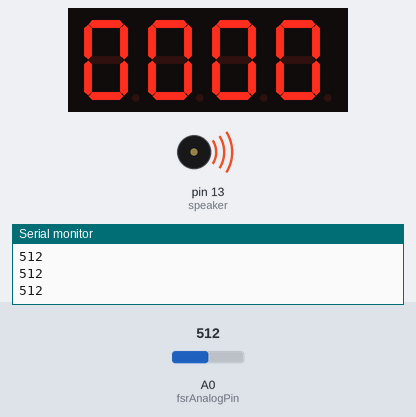
Recording of a sketch running on a simulated Arduino Uno, built with avr-gcc and run on an emulated ATmega328P. Shown: 4-digit seven-segment display, buzzer (waves = sounding), the last lines printed to the serial monitor. Wiring (inferred from the names in the program): 4-digit 7-segment display, segments lit when LOW: segments pin 2, pin 3, pin 4, pin 5, pin 6, pin 7, pin 8; digit selects pin 9, pin 10, pin 11, pin 12. Inputs (shaded band) come from the test bench; at power-on: A0 (fsrAnalogPin) = 512. The segment pins are drawn as the display they are named for.

Above: at 0.1 s.
At 1.2 s:
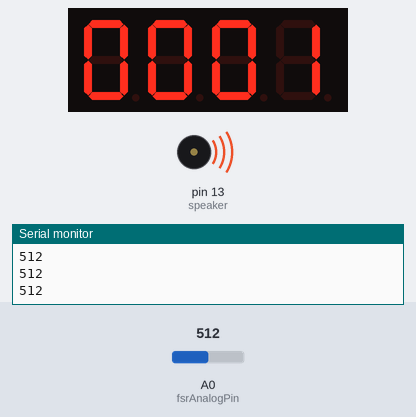
1.3 s: A0 (fsrAnalogPin) set to 310
3.5 s: A0 (fsrAnalogPin) set to 289
At 4.8 s:
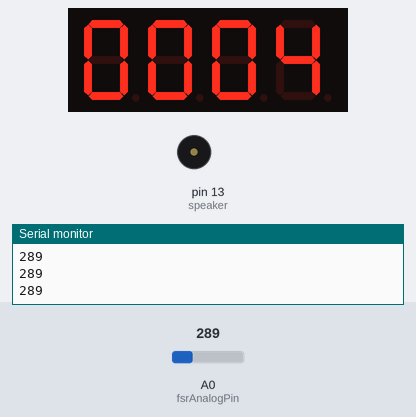
Timing chart, 0 to 6.5 s (numbered marks = the images above; inputs shaded):
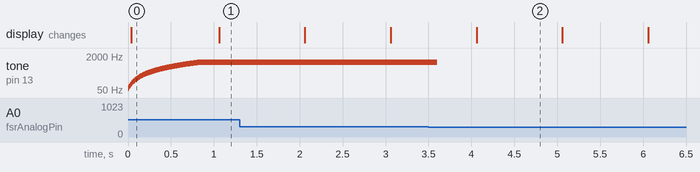

Measured:
- the behaviour switches between 301 and 300 on A0 (fsrAnalogPin) (found by bisection; images 1 and 2)
- after the input at 3.5 s, tone on pin 13 (speaker): 1000 Hz → silent after 0.10 s
- by itself, tone on pin 13 (speaker): plays 60 Hz for 0.01 s, 70 Hz for 0.01 s, 80 Hz for 0.01 s, 90 Hz for 0.01 s, 100 Hz for 0.01 s, 110 Hz for 0.01 s … (95 notes in this stretch)
- what the display in image 2 shows lasts 1.0 s, from 4.1 s to 5.1 s

The sketch:

arduinoCode_v2.ino
```cpp
#include <Time.h>
#include <TimeLib.h>

int fsrAnalogPin = 0; // FSR is connected to analog 0
int speaker = 13;      // connect Red LED to pin 11 (PWM pin)
int fsrReading;      // the analog reading from the FSR resistor divider
int pitch=50;
int currentTime;
bool pressed;

// Pin 2-8 is connected to the 7 segments of the display.
const int DELAY_TIME=2;
int pinA = 2;
int pinB = 3;
int pinC = 4;
int pinD = 5;
int pinE = 6;
int pinF = 7;
int pinG = 8;
int D1 = 9;
int D2 = 10;
int D3 = 11;
int D4 = 12;
int timeNow;
int timeElapsed = 0;

void setup(void) {
  Serial.begin(9600); // We'll send debugging information via the Serial monitor
  pinMode(speaker, OUTPUT);

  // initialize the digital pins as outputs.
  pinMode(pinA, OUTPUT);
  pinMode(pinB, OUTPUT);
  pinMode(pinC, OUTPUT);
  pinMode(pinD, OUTPUT);
  pinMode(pinE, OUTPUT);
  pinMode(pinF, OUTPUT);
  pinMode(pinG, OUTPUT);
  pinMode(D1, OUTPUT);
  pinMode(D2, OUTPUT);
  pinMode(D3, OUTPUT);
  pinMode(D4, OUTPUT);
  timeNow=now();
  currentTime=millis();
  pressed=false;
}

void printNumber(int digit, int digitPlace){
  if (digitPlace==1){
    digitalWrite(D1, LOW);
    digitalWrite(D2, LOW);
    digitalWrite(D3, LOW);
    digitalWrite(D4, HIGH);
  }else if (digitPlace==2){
    digitalWrite(D1, LOW);
    digitalWrite(D2, LOW);
    digitalWrite(D3, HIGH);
    digitalWrite(D4, LOW);
  }else if (digitPlace==3){
    digitalWrite(D1, LOW);
    digitalWrite(D2, HIGH);
    digitalWrite(D3, LOW);
    digitalWrite(D4, LOW);
  }else if (digitPlace==4){
    digitalWrite(D1, HIGH);
    digitalWrite(D2, LOW);
    digitalWrite(D3, LOW);
    digitalWrite(D4, LOW);
  }

  if (digit==0){
    digitalWrite(pinA, LOW);
    digitalWrite(pinB, LOW);
    digitalWrite(pinC, LOW);
    digitalWrite(pinD, LOW);
    digitalWrite(pinE, LOW);
    digitalWrite(pinF, LOW);
    digitalWrite(pinG, HIGH);
  }else if (digit==1){
    digitalWrite(pinA, HIGH);
    digitalWrite(pinB, LOW);
    digitalWrite(pinC, LOW);
    digitalWrite(pinD, HIGH);
    digitalWrite(pinE, HIGH);
    digitalWrite(pinF, HIGH);
    digitalWrite(pinG, HIGH);
  }else if (digit==2){
    digitalWrite(pinA, LOW);
    digitalWrite(pinB, LOW);
    digitalWrite(pinC, HIGH);
    digitalWrite(pinD, LOW);
    digitalWrite(pinE, LOW);
    digitalWrite(pinF, HIGH);
    digitalWrite(pinG, LOW);
  }else if (digit==3){
    digitalWrite(pinA, LOW);
    digitalWrite(pinB, LOW);
    digitalWrite(pinC, LOW);
    digitalWrite(pinD, LOW);
    digitalWrite(pinE, HIGH);
    digitalWrite(pinF, HIGH);
    digitalWrite(pinG, LOW);
  }else if (digit==4){
    digitalWrite(pinA, HIGH);
    digitalWrite(pinB, LOW);
    digitalWrite(pinC, LOW);
    digitalWrite(pinD, HIGH);
    digitalWrite(pinE, HIGH);
    digitalWrite(pinF, LOW);
    digitalWrite(pinG, LOW);
  }else if (digit==5){
    digitalWrite(pinA, LOW);
    digitalWrite(pinB, HIGH);
    digitalWrite(pinC, LOW);
    digitalWrite(pinD, LOW);
    digitalWrite(pinE, HIGH);
    digitalWrite(pinF, LOW);
    digitalWrite(pinG, LOW);
  }else if (digit==6){
    digitalWrite(pinA, LOW);
    digitalWrite(pinB, HIGH);
    digitalWrite(pinC, LOW);
    digitalWrite(pinD, LOW);
    digitalWrite(pinE, LOW);
    digitalWrite(pinF, LOW);
    digitalWrite(pinG, LOW);
  }else if (digit==7){
    digitalWrite(pinA, LOW);
    digitalWrite(pinB, LOW);
    digitalWrite(pinC, LOW);
    digitalWrite(pinD, HIGH);
    digitalWrite(pinE, HIGH);
    digitalWrite(pinF, LOW);
    digitalWrite(pinG, HIGH);
  }else if (digit==8){
    digitalWrite(pinA, LOW);
    digitalWrite(pinB, LOW);
    digitalWrite(pinC, LOW);
    digitalWrite(pinD, LOW);
    digitalWrite(pinE, LOW);
    digitalWrite(pinF, LOW);
    digitalWrite(pinG, LOW);
  }else if (digit==9){
    digitalWrite(pinA, LOW);
    digitalWrite(pinB, LOW);
    digitalWrite(pinC, LOW);
    digitalWrite(pinD, LOW);
    digitalWrite(pinE, HIGH);
    digitalWrite(pinF, LOW);
    digitalWrite(pinG, LOW);
  }
}

void loop(void) {
  fsrReading = analogRead(fsrAnalogPin);
  //output force reading to python program
  Serial.println(fsrReading);

  if (pressed){
    if((now()-timeNow)>=1){
      timeNow=now();
      timeElapsed++;
    }

    if (timeElapsed<10){
      printNumber(0,3);
      delay(DELAY_TIME);
      printNumber(0,4);
      delay(DELAY_TIME);
      printNumber(0,2);
      delay(DELAY_TIME);
      printNumber(timeElapsed,1);
      delay(DELAY_TIME);
    }else if (timeElapsed>=10 && timeElapsed<100){
      printNumber(0,3);
      delay(DELAY_TIME);
      printNumber(0,4);
      delay(DELAY_TIME);
      printNumber(timeElapsed/10,2);
      delay(DELAY_TIME);
      printNumber(timeElapsed%10,1);
      delay(DELAY_TIME);
    }else if (timeElapsed>=100 && timeElapsed<1000){
      printNumber(0,4);
      delay(DELAY_TIME);
      printNumber(timeElapsed/100,3);
      delay(DELAY_TIME);
      printNumber((timeElapsed%100)/10,2);
      delay(DELAY_TIME);
      printNumber((timeElapsed%10),1);
      delay(DELAY_TIME);
    }else{
      printNumber(timeElapsed/1000,4);
      delay(DELAY_TIME);
      printNumber((timeElapsed%1000)/100,3);
      delay(DELAY_TIME);
      printNumber((timeElapsed%100)/10,2);
      delay(DELAY_TIME);
      printNumber((timeElapsed%10),1);
      delay(DELAY_TIME);
    }
  }

  if (fsrReading>300){
    currentTime=millis();
    pressed = true;
    if (pitch <1000){
      pitch+=10;
    }
    tone(speaker,pitch,100);
  }
}
```
